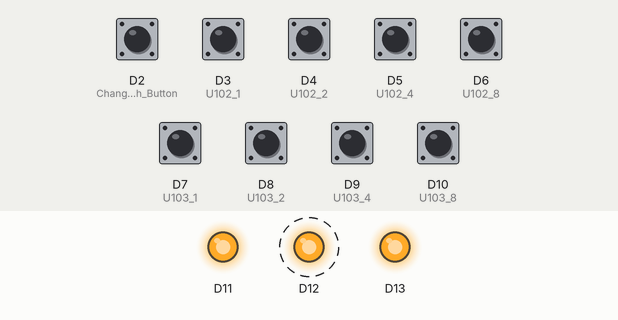
A sketch run on a simulated Seeed XIAO (SAMD21). Parts: output pins drawn as LEDs (lit = HIGH). Dashed ring = blinking. Inputs (shaded band) come from the test bench; at power-on: D2 (Change_Ch_Button), D3 (U102_1), D4 (U102_2), D5 (U102_4), D6 (U102_8), D7 (U103_1), D8 (U103_2), D9 (U103_4), D10 (U103_8) HIGH. What the sketch prints to the serial monitor is not drawn.

Above: at 0.85 s.
At 4.5 s:
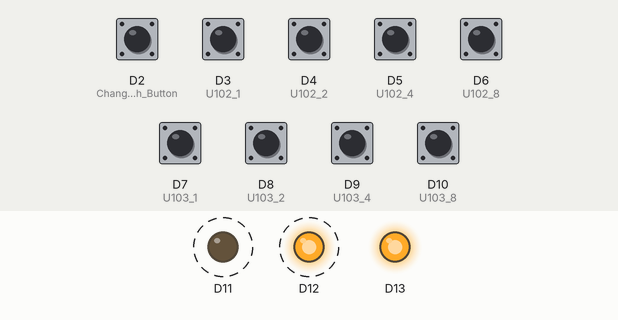
Timing chart, 0 to 5.3 s (numbered marks = the images above):
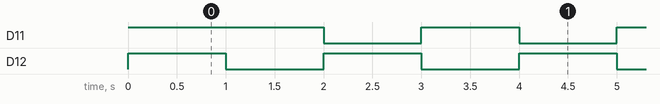

The sketch:

main.ino
```cpp
//#include <Arduino.h>
#include <IRremote.hpp>
#include <IRremote.h>

#define ON  LOW
#define OFF HIGH

IRsend IrSender1;

int SEND_LED_PIN1 = 0;
uint8_t sRepeats = 0;

volatile uint8_t sCommand = 0x10;
volatile int led11;

void setup(void) {
    void chgch(void);
    void allLED(int);

    pinMode(2,INPUT_PULLUP);  // Change Ch Button
    pinMode(3,INPUT_PULLUP);  // U102_1
    pinMode(4,INPUT_PULLUP);  // U102_2
    pinMode(5,INPUT_PULLUP);  // U102_4
    pinMode(6,INPUT_PULLUP);  // U102_8
    pinMode(7,INPUT_PULLUP);  // U103_1
    pinMode(8,INPUT_PULLUP);  // U103_2
    pinMode(9,INPUT_PULLUP);  // U103_4
    pinMode(10,INPUT_PULLUP); // U103_8
    pinMode(11,OUTPUT);
    pinMode(12,OUTPUT);
    pinMode(13,OUTPUT);
    allLED(OFF);
    led11 = OFF;
    Serial.begin(115200);
    IrSender1.begin(SEND_LED_PIN1);
    delay(700);
    Serial.println("Q960 TEST Version 1.00");
    chgch();
    attachInterrupt(digitalPinToInterrupt(2), chgch, FALLING);
}


void interval_1sec(void) {
    digitalWrite(11,led11);
    led11 = (led11==ON)? OFF : ON;
    digitalWrite(12,led11);
    IrSender1.sendNEC(0x00, sCommand, sRepeats);
}

void allLED(int s) {
    digitalWrite(11,s);
    digitalWrite(12,s);
    digitalWrite(13,s);
}
int u_enc(int u) {
    int uv,a;
    int i;
    uv = 0;
    for(i=0;i<4;i++) {
        a = (digitalRead(i+u)&0x1) ? 0 : 1;
        uv += a << i;
    }
    return(uv);
}

volatile int u102,u103,ch;

void chgch(void) {
    int u102v,u103v,chv;
    u102v = u_enc(3);
    u103v = u_enc(7);
    chv = u102v*10 + u103v;
    if (chv!=ch) {
        digitalWrite(12,ON);
        Serial.print("Change CH=");
        Serial.println(chv);
        ch = chv;
        sCommand = ch;
    }
    allLED(OFF);
}

void loop(void) {
    static unsigned long lastTime = 0;
    unsigned long currentTime = millis();

    if (currentTime - lastTime >= 1000) { // 1秒間隔
        lastTime = currentTime;
        interval_1sec();
    }
}
```

Measured:
- by itself, D11, D12: alternates HIGH for 1.0 s and LOW for 1.0 s
